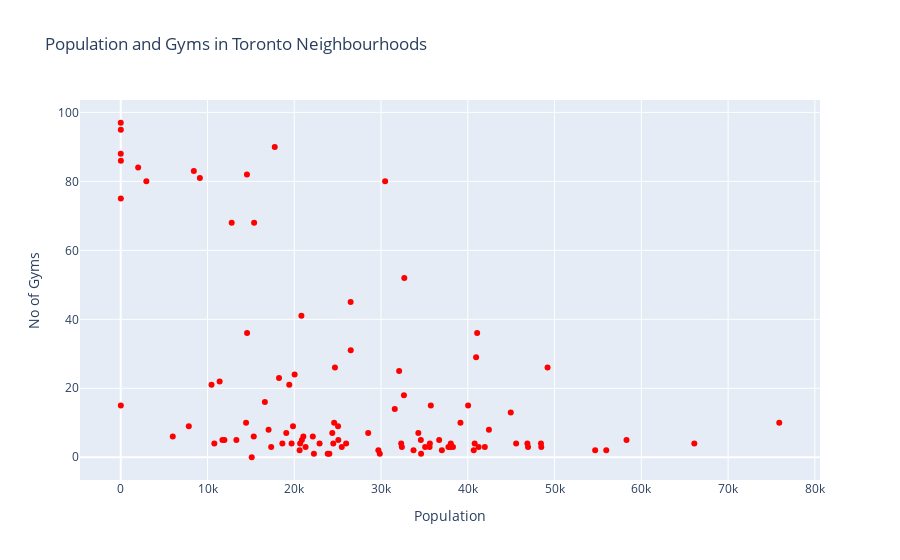

The notebook cell saved with this chart:
### Markdown cell above
Lets plot Gyms and Population on the scatterplot to see how the gyms are distributed considering population.

### Code cell
# First we create a figure using go.Figure and adding trace to it through go.scatter
fig = go.Figure(data=go.Scatter(x=fin_toronto['Population'], y=fin_toronto['Gyms'], mode='markers', marker=dict(color='red')))
# Updating layout through `update_layout`. Here we are adding title to the plot and providing title to x and y axis.
fig.update_layout(title='Population and Gyms in Toronto Neighbourhoods', xaxis_title='Population', yaxis_title='No of Gyms')
# Display the figure
fig.show()

### Figure 1 — Plotly figure (JSON) as saved in the notebook; plotly's stock layout.template omitted (floating-point values rounded to 4 significant figures)
{"data": [{"marker": {"color": "red"}, "mode": "markers", "type": "scatter", "x": [34615, 14443, 41078, 21048, 10, 35594, 66108, 13324, 18628, 12785, 28522, 32400, 35626, 39153, 46866, 2951, 24596, 38291, 46943, 25044, 9118, 38041, 29690, 19076, 8423, 32086, 24383, 24497, 37011, 19688, 2005, 44950, 36699, 58293, 25473, 35738, 14545, 32684, 48434, 23852, 5997, 31583, 0, 40957, 35081, 11717, 17339, 32640, 0, 20616, 11950, 22913, 32320, 24046, 24689, 25975, 42434, 22263, 22136, 75897, 41958, 15330, 16610, 41243, 25074, 45571, 7843, 20039, 19423, 40035, 20874, 29858, 40792, 11394, 26496, 19857, 33743, 37769, 26506, 15372, 34299, 34588, 10463, 17748, 54680, 18241, 49195, 37975, 55959, 48471, 14561, 15, 20674, 40684, 15097, 20822, 10, 10787, 30472, 10, 21299, 17038], "y": [1, 10, 36, 6, 75, 3, 4, 5, 4, 68, 7, 3, 4, 10, 4, 80, 10, 3, 3, 9, 81, 4, 2, 7, 83, 25, 7, 4, 2, 4, 84, 13, 5, 5, 3, 15, 82, 52, 4, 1, 6, 14, 97, 29, 3, 5, 3, 18, 88, 2, 5, 4, 4, 1, 26, 4, 8, 1, 6, 10, 3, 6, 16, 3, 5, 4, 9, 24, 21, 15, 5, 1, 4, 22, 45, 9, 2, 3, 31, 68, 7, 5, 21, 90, 2, 23, 26, 3, 2, 3, 36, 86, 4, 2, 0, 41, 95, 4, 80, 15, 3, 8]}], "layout": {"autosize": true, "title": {"text": "Population and Gyms in Toronto Neighbourhoods"}, "xaxis": {"autorange": true, "range": [-4548.0, 80440.0], "title": {"text": "Population"}, "type": "linear"}, "yaxis": {"autorange": true, "range": [-7.105, 104.1], "title": {"text": "No of Gyms"}, "type": "linear"}}}
